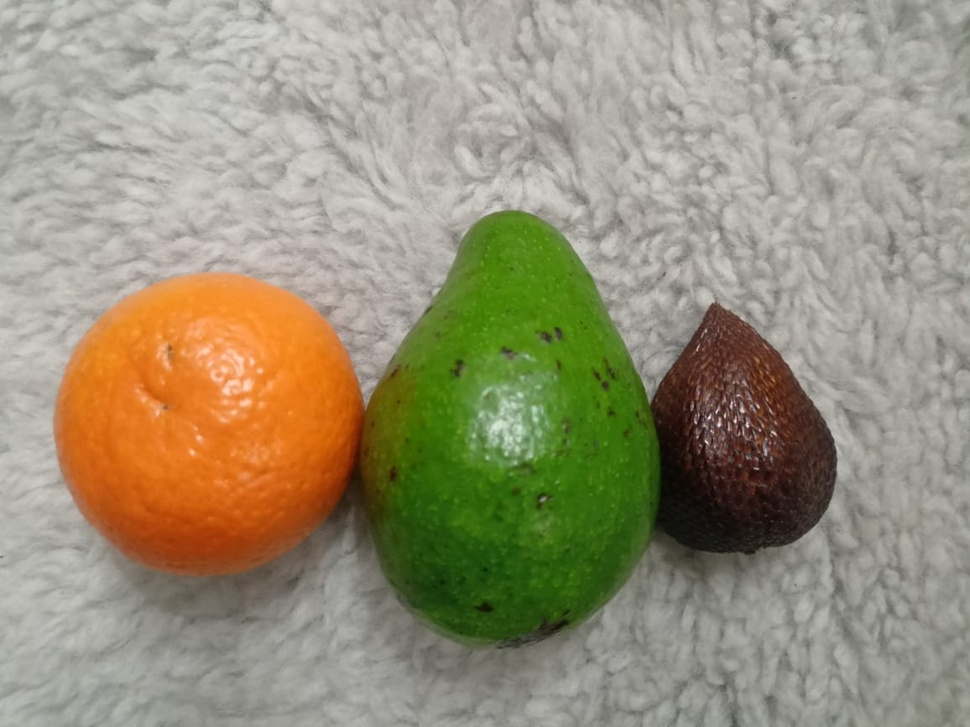
#> input picture uas.jpg, 970 x 727 px, shrunk from 1156 x 867 before the run
$ jupyter execute PROJECT_UAS.ipynb
#> lines starting #> are read from the running program, lines starting #| are printed output that depends on the picture; after the words box and inside, x2 and y2 are one past the last pixel; in counts of white or black regions, pixels touching at a corner belong together
# BINTANG MUHAMMAD DAFFA_202131202

[cell 1]
import cv2
import numpy as np
from matplotlib import pyplot as plt

[cell 2]
img = cv2.imread('uas.jpg')
#> img is the input picture: shape (727, 970, 3); mean B, G, R 121.1, 145.1, 152.2

[cell 3]
hsv_image = cv2.cvtColor(img, cv2.COLOR_BGR2HSV)
#> hsv_image: shape (727, 970, 3); mean H, S, V 26.4, 64.7, 158

[cell 4]
jeruk_lower = np.array([10, 160, 133], np.uint8)
jeruk_upper = np.array([25, 255, 255], np.uint8)
alpukat_lower = np.array([25, 52, 72], np.uint8)
alpukat_upper = np.array([102, 255, 255], np.uint8)
salak_lower = np.array([6, 50, 5], np.uint8)
salak_upper = np.array([8, 180, 100], np.uint8)

[cell 5]
jeruk_mask = cv2.inRange(hsv_image, jeruk_lower, jeruk_upper)
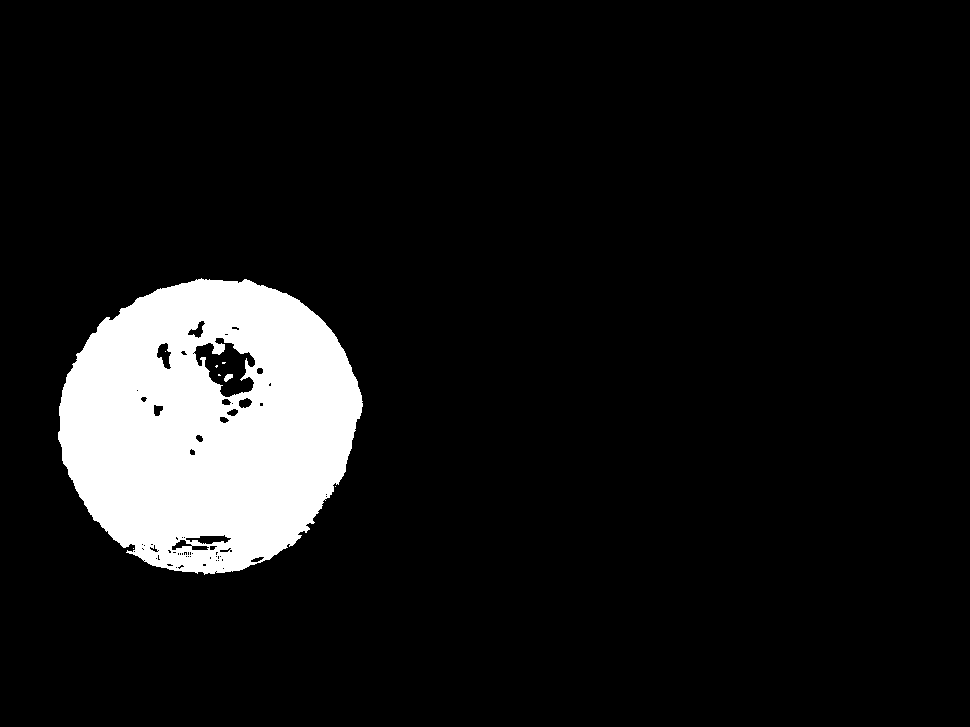
#> jeruk_mask: shape (727, 970); 9.3% white; 8 white regions (6 under 20 px), largest, box (x1, y1, x2, y2) and area: (58, 278, 363, 575) 65518, (224, 374, 233, 382) 47
alpukat_mask = cv2.inRange(hsv_image, alpukat_lower, alpukat_upper)
#> alpukat_mask: shape (727, 970); 12.2% white; 26 white regions (23 under 20 px), largest, box (x1, y1, x2, y2) and area: (368, 210, 658, 650) 85906, (415, 561, 429, 575) 66, (517, 633, 525, 639) 29
salak_mask = cv2.inRange(hsv_image, salak_lower, salak_upper)
#> salak_mask: shape (727, 970); 1.5% white; 193 white regions (154 under 20 px), largest, box (x1, y1, x2, y2) and area: (662, 306, 830, 490) 6942, (688, 486, 781, 540) 706, (751, 506, 808, 530) 355

[cell 6]
kernel = np.ones((20,10), np.uint8)
dilated_jeruk_mask = cv2.dilate(jeruk_mask, kernel, iterations=1)
#> dilated_jeruk_mask: shape (727, 970); 11% white; 1 white region, box (x1, y1, x2, y2) and area: (54, 269, 368, 585) 77639
kernel = np.ones((20,10), np.uint8)
dilated_alpukat_mask = cv2.dilate(alpukat_mask, kernel, iterations=1)
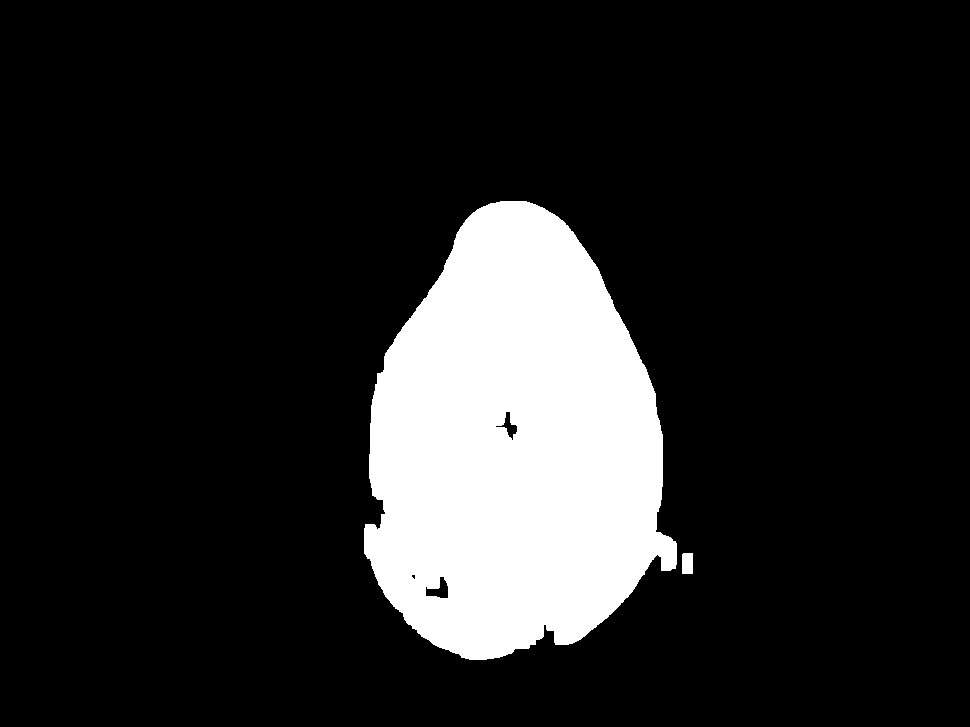
#> dilated_alpukat_mask: shape (727, 970); 14.7% white; 2 white regions, box (x1, y1, x2, y2) and area: (364, 201, 677, 660) 103494, (682, 553, 693, 574) 230
kernel = np.ones((20,10), np.uint8)
dilated_salak_mask = cv2.dilate(salak_mask, kernel, iterations=1)
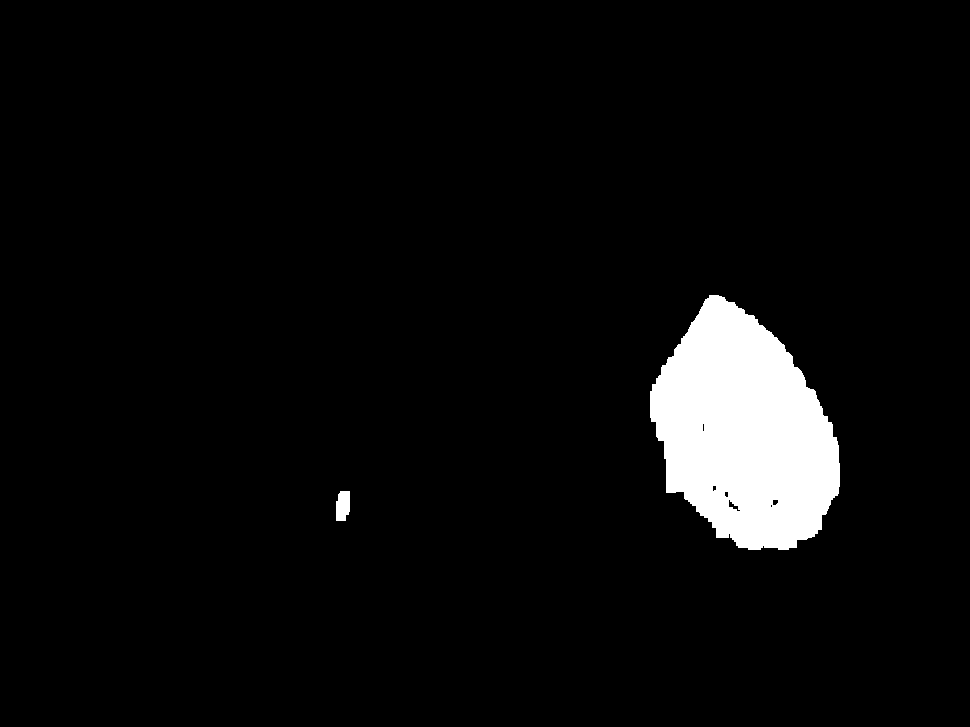
#> dilated_salak_mask: shape (727, 970); 4.7% white; 2 white regions, box (x1, y1, x2, y2) and area: (650, 295, 840, 550) 33108, (336, 491, 350, 521) 368

[cell 7]
jeruk = cv2.bitwise_and(img, img, mask=dilated_jeruk_mask)
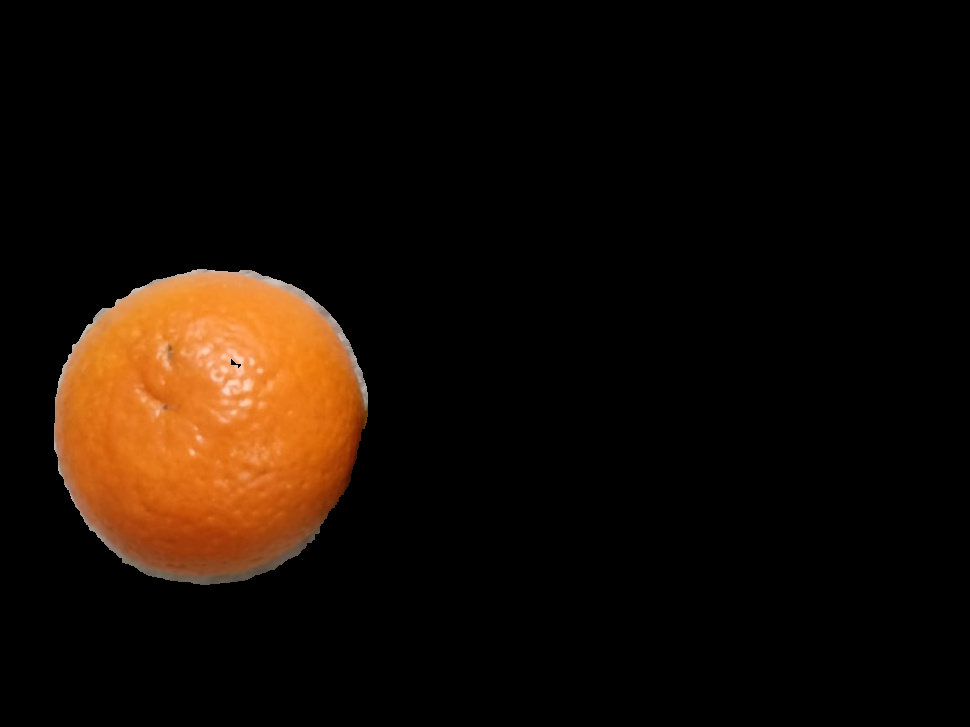
#> jeruk: shape (727, 970, 3); mean B, G, R 4.6, 12.6, 23
alpukat = cv2.bitwise_and(img, img, mask=dilated_alpukat_mask)
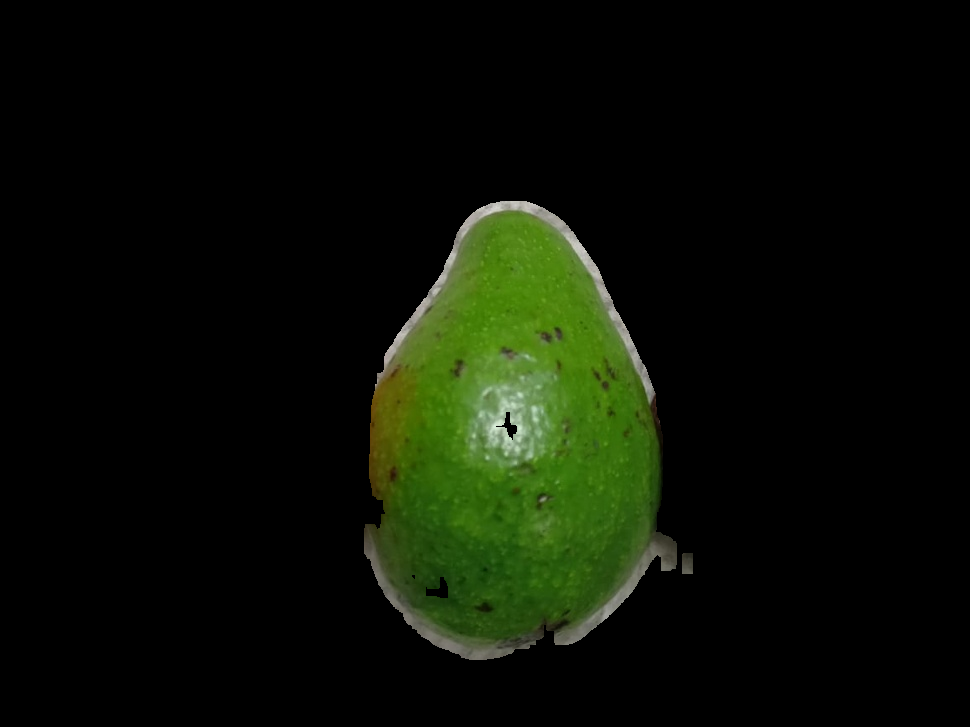
#> alpukat: shape (727, 970, 3); mean B, G, R 4.9, 16.1, 10.7
salak = cv2.bitwise_and(img, img, mask=dilated_salak_mask)
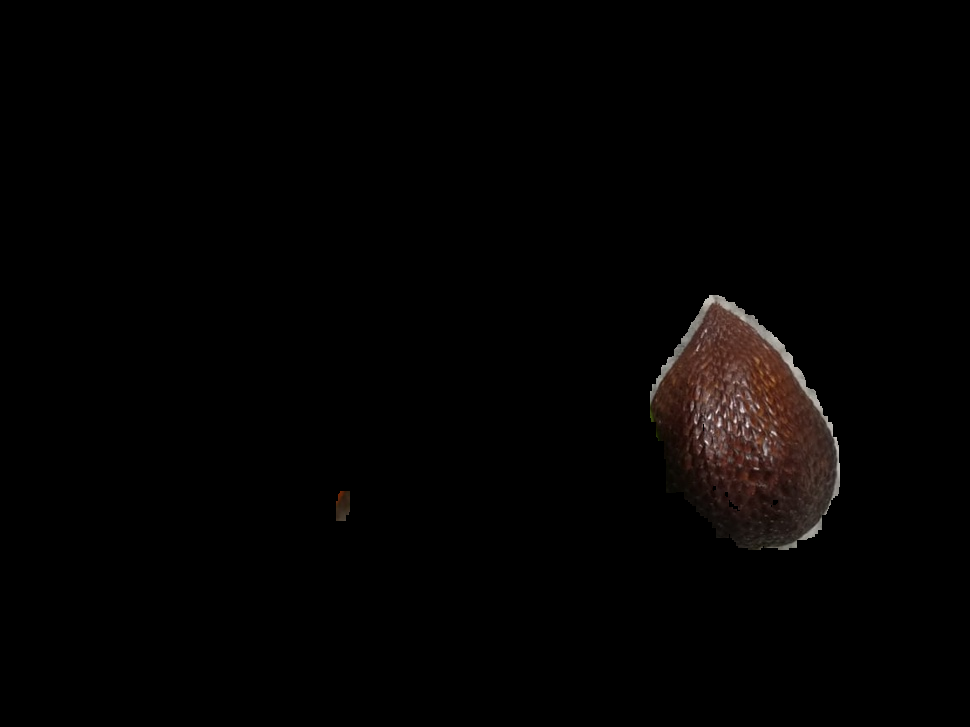
#> salak: shape (727, 970, 3); mean B, G, R 2.1, 2.5, 3.6

[cell 8]
fig, axs = plt.subplots(1,4,figsize=(8,5))


axs[0].imshow(img)
axs[0].set_title("gambar asli")
axs[1].imshow(jeruk)
axs[1].set_title("jeruk")
axs[2].imshow(alpukat)
axs[2].set_title("alpukat")
axs[3].imshow(salak)
axs[3].set_title("salak")
plt.show()
#> figure, not shown here; B, G, R data is drawn as R, G, B
